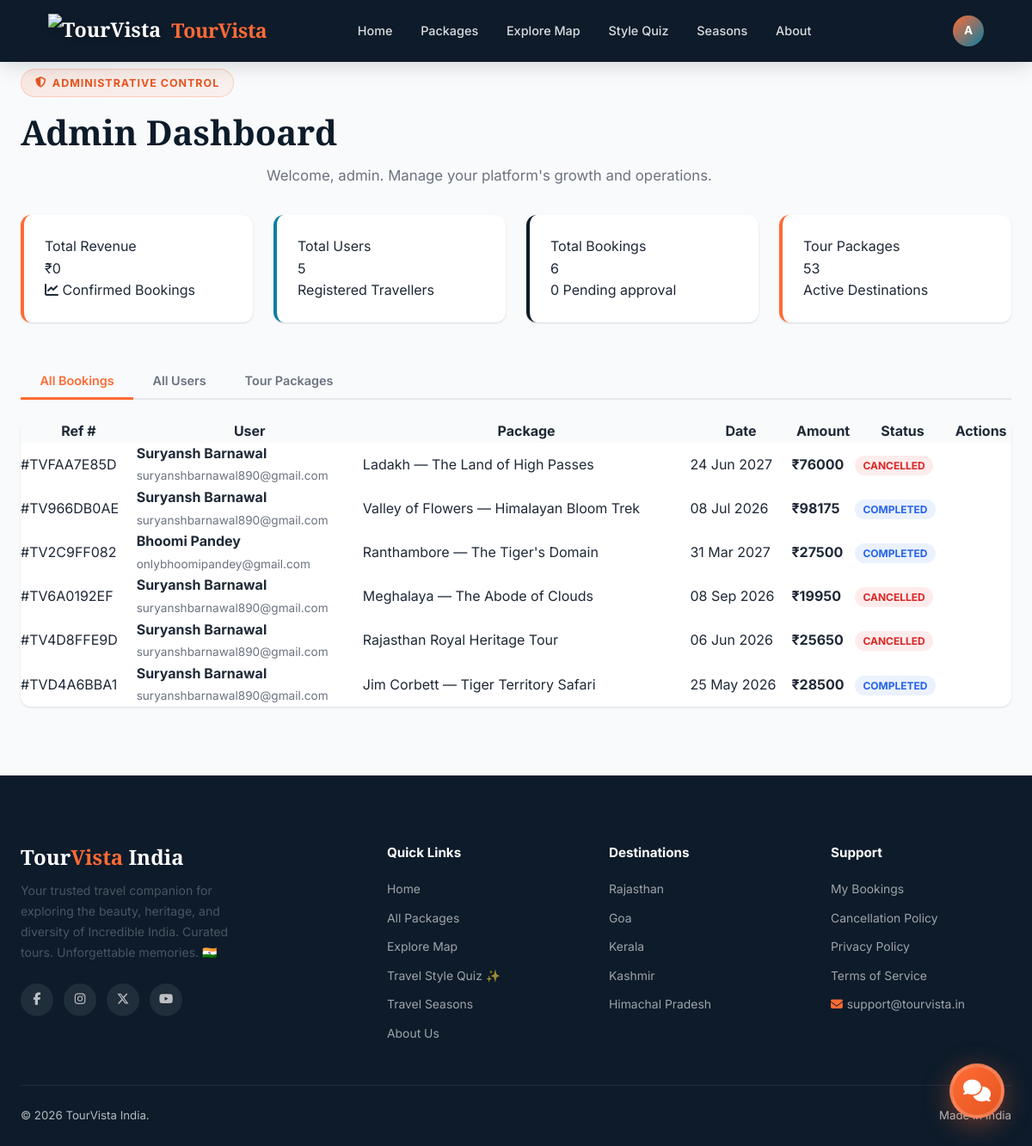
Before: /accounts/admin-dashboard/ (signed in) with the older database file.
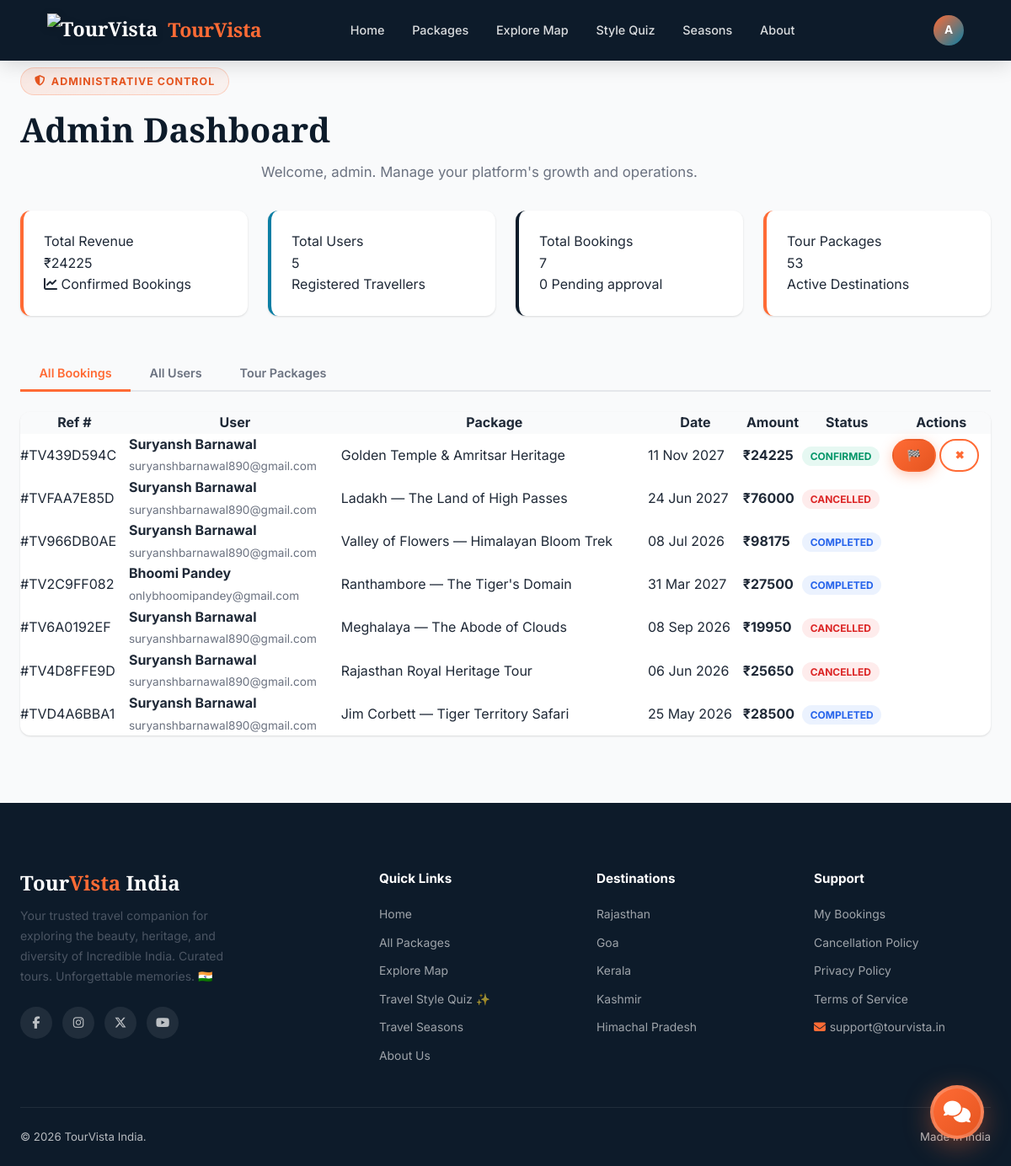
After: the same page with the newer database file.
### bookings/models.py (models this page shows, shortened)
class Booking(models.Model):
    booking_ref = models.CharField(max_length=12, unique=True, blank=True)
    user = models.ForeignKey(User, on_delete=models.CASCADE, related_name='bookings')
    package = models.ForeignKey(TourPackage, on_delete=models.CASCADE, related_name='bookings')
    first_name = models.CharField(max_length=50)
    last_name = models.CharField(max_length=50)
    email = models.EmailField()
    phone = models.CharField(max_length=15)
    num_travellers = models.PositiveIntegerField(default=1)
    travel_date = models.DateField()
    special_requests = models.TextField(blank=True)
    price_per_person = models.DecimalField(max_digits=10, decimal_places=2)
    total_amount = models.DecimalField(max_digits=12, decimal_places=2)
    status = models.CharField(max_length=20, choices=BOOKING_STATUS, default='pending')
    created_at = models.DateTimeField(auto_now_add=True)
    updated_at = models.DateTimeField(auto_now=True)
    class Meta:
        ordering = ['-created_at']
    @property
    def full_name(self):
        return f"{self.first_name} {self.last_name}"

### core/models.py (models this page shows, shortened)
class TourPackage(models.Model):
    title = models.CharField(max_length=255)
    slug = models.SlugField(unique=True, blank=True)
    destination = models.ForeignKey(Destination, on_delete=models.SET_NULL, null=True, blank=True)
    state = models.CharField(max_length=50, choices=INDIAN_STATES, default='rajasthan')
    description = models.TextField()
    highlights = models.TextField(blank=True, help_text="One highlight per line")
    itinerary = models.TextField(blank=True, help_text="Day-wise itinerary")
    inclusions = models.TextField(blank=True)
    exclusions = models.TextField(blank=True)
    duration_days = models.PositiveIntegerField(default=3)
    max_group_size = models.PositiveIntegerField(default=20)
    price_per_person = models.DecimalField(max_digits=10, decimal_places=2)
    discount_percent = models.PositiveIntegerField(default=0)
    difficulty = models.CharField(max_length=20, choices=DIFFICULTY_LEVELS, default='easy')
    best_season = models.CharField(max_length=20, choices=SEASONS, default='all')
    transportation = models.CharField(max_length=30, choices=TRANSPORT_CHOICES, default='flight')
    accommodation = models.CharField(max_length=30, choices=ACCOMMODATION_CHOICES, default='hotel')
    hotel_name = models.CharField(max_length=255, blank=True, help_text="Specific hotel name, e.g. Taj Lake Palace")
    hotel_star_rating = models.PositiveIntegerField(
        null=True, blank=True,
        choices=[(i, f'{i} Star') for i in range(1, 6)],
        help_text="Hotel star rating 1–5"
    )
    transport_details = models.CharField(max_length=255, blank=True, help_text="e.g. Indigo Flight + Private Innova Crysta")
    main_image = models.ImageField(upload_to='packages/', null=True, blank=True)
    image_2 = models.ImageField(upload_to='packages/', null=True, blank=True)
    image_3 = models.ImageField(upload_to='packages/', null=True, blank=True)
    image_4 = models.ImageField(upload_to='packages/', null=True, blank=True)
    is_featured = models.BooleanField(default=False)
    is_active = models.BooleanField(default=True)
    created_at = models.DateTimeField(auto_now_add=True)
    updated_at = models.DateTimeField(auto_now=True)
    city_name = models.CharField(max_length=100, blank=True, help_text="City name for weather API (e.g. Jaipur)")
    class Meta:
        ordering = ['-is_featured', '-created_at']

### accounts/views.py (the view)
# urls.py: path('admin-dashboard/', views.admin_dashboard, name='admin_dashboard'),
@login_required
def admin_dashboard(request):
    if not request.user.is_staff:
        messages.error(request, 'Access denied. Admins only.')
        return redirect('accounts:dashboard')
    all_users = User.objects.all().select_related('profile')
    all_bookings = Booking.objects.all().select_related('user', 'package').order_by('-created_at')
    from core.models import TourPackage
    all_packages = TourPackage.objects.all()
    from django.db.models import Sum
    total_revenue = Booking.objects.filter(
        status='confirmed'
    ).aggregate(total=Sum('total_amount'))['total'] or 0
    pending_bookings = all_bookings.filter(status='pending').count()
    context = {
        'all_users': all_users,
        'all_bookings': all_bookings,
        'all_packages': all_packages,
        'total_users': all_users.count(),
        'total_bookings': all_bookings.count(),
        'total_packages': all_packages.count(),
        'total_revenue': total_revenue,
        'pending_count': pending_bookings,
    }
    return render(request, 'accounts/admin_dashboard.html', context)

### templates/accounts/admin_dashboard.html (shortened to what this page needs)
{% extends 'base.html' %}
{% load static %}
{% block content %}
<div class="section" style="background:var(--gray-50); min-height:80vh">
    <div class="container">
        <div class="section-header" style="text-align:left; margin-bottom:2rem">
            <div class="badge-tag"><i class="fas fa-shield-alt"></i> Administrative Control</div>
            <h2>Admin Dashboard</h2>
            <p>Welcome, {{ user.first_name|default:user.username }}. Manage your platform's growth and operations.</p>
        </div>
        <div style="display:grid; grid-template-columns:repeat(auto-fit, minmax(240px, 1fr)); gap:1.5rem; margin-bottom:3rem">
            <div style="background:white; padding:1.5rem; border-radius:var(--radius); box-shadow:var(--shadow-sm); border-left:4px solid var(--saffron)">
                <div class="label">Total Revenue</div>
                <div class="value">₹{{ total_revenue|floatformat:0 }}</div>
                <div class="meta"><i class="fas fa-chart-line"></i> Confirmed Bookings</div>
            </div>
            <div style="background:white; padding:1.5rem; border-radius:var(--radius); box-shadow:var(--shadow-sm); border-left:4px solid var(--teal)">
                <div class="label">Total Users</div>
                <div class="value">{{ total_users }}</div>
                <div class="meta">Registered Travellers</div>
            </div>
            <div style="background:white; padding:1.5rem; border-radius:var(--radius); box-shadow:var(--shadow-sm); border-left:4px solid var(--navy)">
                <div class="label">Total Bookings</div>
                <div class="value">{{ total_bookings }}</div>
                <div class="meta">{{ pending_count }} Pending approval</div>
            </div>
            <div style="background:white; padding:1.5rem; border-radius:var(--radius); box-shadow:var(--shadow-sm); border-left:4px solid var(--saffron)">
                <div class="label">Tour Packages</div>
                <div class="value">{{ total_packages }}</div>
                <div class="meta">Active Destinations</div>
            </div>
        </div>
        <div class="detail-tabs" style="margin-bottom:1.5rem">
            <button class="tab-btn active" data-tab="tab-bookings">All Bookings</button>
            <button class="tab-btn" data-tab="tab-users">All Users</button>
            <button class="tab-btn" data-tab="tab-packages">Tour Packages</button>
        </div>
        <div class="tab-panel active" id="tab-bookings">
            <div style="background:white; border-radius:var(--radius); box-shadow:var(--shadow-sm); overflow-x:auto">
                <table style="width:100%; border-collapse:collapse;">
                    <thead>
                        <tr style="background:var(--gray-50)">
                            <th>Ref #</th>
                            <th>User</th>
                            <th>Package</th>
                            <th>Date</th>
                            <th>Amount</th>
                            <th>Status</th>
                            <th>Actions</th>
                        </tr>
                    </thead>
                    <tbody>
                        {% for b in all_bookings %}
                        <tr>
                            <td>#{{ b.booking_ref }}</td>
                            <td>
                                <strong>{{ b.full_name|default:"N/A" }}</strong><br>
                                <small>{{ b.user.email|default:"—" }}</small>
                            </td>
                            <td>{{ b.package.title }}</td>
                            <td>{{ b.travel_date|date:"d M Y" }}</td>
                            <td><strong>₹{{ b.total_amount|floatformat:0 }}</strong></td>
                            <td>
                                <span class="badge status-{{ b.status|default:'unknown' }}">
                                    {{ b.status|title }}
                                </span>
                            </td>
                            <td>
                                {% if b.status == 'confirmed' %}
                                    <a href="{% url 'accounts:admin_update_booking_status' b.id 'completed' %}" class="btn btn-primary btn-sm">🏁</a>
                                {% endif %}
                                {% if b.status != 'cancelled' and b.status != 'completed' %}
                                    <a href="{% url 'accounts:admin_update_booking_status' b.id 'cancelled' %}" class="btn btn-outline btn-sm">✖</a>
                                {% endif %}
                            </td>
                        </tr>
                        {% empty %}
                        <tr>
                            <td colspan="7" style="text-align:center; padding:2rem;">
                                No bookings found.
                            </td>
                        </tr>
                        {% endfor %}
                    </tbody>
                </table>
            </div>
        </div>
    </div>
</div>
{% endblock %}

### templates/base.html (shortened to what this page needs)
{% load static %}
<!DOCTYPE html>
<html lang="en">
<head>
  <link rel="stylesheet" href="https://cdnjs.cloudflare.com/ajax/libs/font-awesome/6.5.1/css/all.min.css">
  <link rel="stylesheet" href="{% static 'css/style.css' %}">
  <link rel="stylesheet" href="https://unpkg.com/leaflet@1.9.4/dist/leaflet.css">
  <link rel="stylesheet" href="https://unpkg.com/aos@2.3.1/dist/aos.css">
</head>
<body>
  <nav class="navbar {% block navbar_class %}solid{% endblock %}" id="main-navbar">
    <div class="container" style="display:flex;align-items:center;width:100%;gap:2rem">
      <a href="{% url 'core:home' %}" class="nav-brand" style="display:flex;align-items:center;gap:.75rem">
        <img src="{% static 'img/logo.png' %}" alt="TourVista"
          style="height:40px;width:auto;filter:drop-shadow(0 2px 4px rgba(0,0,0,.2))">
        <span style="font-family:'Playfair Display',serif;font-weight:700;letter-spacing:-0.02em">Tour<span
            style="color:var(--saffron)">Vista</span></span>
      </a>
      <div class="nav-links">
        <a href="{% url 'core:home' %}" {% if request.resolver_match.url_name == 'home' %}class="active" {% endif %}>Home</a>
        <a href="{% url 'core:packages' %}" {% if 'package' in request.resolver_match.url_name %}class="active" {% endif %}>Packages</a>
        <a href="{% url 'core:explore_map' %}">Explore Map</a>
        <a href="{% url 'features:quiz' %}" {% if request.resolver_match.url_name == 'quiz' %}class="active" {% endif %}>Style Quiz</a>
        <a href="{% url 'core:seasons' %}">Seasons</a>
        <a href="{% url 'core:about' %}">About</a>
      </div>
      <div class="nav-actions" style="margin-left:auto;flex-shrink:0">
        {% if user.is_authenticated %}
        <div class="nav-dropdown">
          <div class="nav-avatar" title="{{ user.username }}">
            {% if user.first_name %}{{ user.first_name.0|upper }}{% else %}{{ user.username.0|upper }}{% endif %}
          </div>
        </div>
        {% else %}
        <a href="{% url 'accounts:login' %}" class="btn btn-outline btn-sm"
          style="color:white;border-color:rgba(255,255,255,.4)">Login</a>
        <a href="{% url 'accounts:register' %}" class="btn btn-primary btn-sm">Sign Up Free</a>
        {% endif %}
      </div>
    </div>
  </nav>
  {% block content %}{% endblock %}
  <footer class="footer">
    <div class="container">
      <div class="footer-grid">
        <div class="footer-brand">
          <h3>Tour<span>Vista</span> India</h3>
          <p>Your trusted travel companion for exploring the beauty, heritage, and diversity of Incredible India.
            Curated tours. Unforgettable memories. 🇮🇳</p>
          <div class="footer-social">
            <a href="#" aria-label="Facebook"><i class="fab fa-facebook-f"></i></a>
            <a href="#" aria-label="Instagram"><i class="fab fa-instagram"></i></a>
            <a href="#" aria-label="Twitter"><i class="fab fa-x-twitter"></i></a>
            <a href="#" aria-label="YouTube"><i class="fab fa-youtube"></i></a>
          </div>
        </div>
        <div class="footer-col">
          <h4>Quick Links</h4>
          <ul>
            <li><a href="{% url 'core:home' %}">Home</a></li>
            <li><a href="{% url 'core:packages' %}">All Packages</a></li>
            <li><a href="{% url 'core:explore_map' %}">Explore Map</a></li>
            <li><a href="{% url 'features:quiz' %}">Travel Style Quiz ✨</a></li>
            <li><a href="{% url 'core:seasons' %}">Travel Seasons</a></li>
            <li><a href="{% url 'core:about' %}">About Us</a></li>
          </ul>
        </div>
        <div class="footer-col">
          <h4>Destinations</h4>
          <ul>
            <li><a href="{% url 'core:packages' %}?state=rajasthan">Rajasthan</a></li>
            <li><a href="{% url 'core:packages' %}?state=goa">Goa</a></li>
            <li><a href="{% url 'core:packages' %}?state=kerala">Kerala</a></li>
            <li><a href="{% url 'core:packages' %}?state=kashmir">Kashmir</a></li>
            <li><a href="{% url 'core:packages' %}?state=himachal_pradesh">Himachal Pradesh</a></li>
          </ul>
        </div>
        <div class="footer-col">
          <h4>Support</h4>
          <ul>
            <li><a href="{% url 'accounts:dashboard' %}">My Bookings</a></li>
            <li><a href="#">Cancellation Policy</a></li>
            <li><a href="#">Privacy Policy</a></li>
            <li><a href="#">Terms of Service</a></li>
            <li><a href="mailto:support@tourvista.in"><i class="fas fa-envelope"
                  style="margin-right:.3rem;color:#FF6B35"></i>support@tourvista.in</a></li>
          </ul>
        </div>
      </div>
      <div class="footer-bottom">
        <span>© {% now "Y" %} TourVista India.</span>
        <span>Made in India </span>
      </div>
    </div>
  </footer>
  <div class="chatbot-bubble">
    <button class="chatbot-toggle" id="chatbot-toggle" aria-label="Open chat assistant" aria-expanded="false">
      <i class="fas fa-comments"></i>
    </button>
  </div>
</body>
</html>

### templates/accounts/admin_dashboard.html (style rules this page uses)
.badge { padding: .25rem .6rem; border-radius: 999px; font-size: .75rem; font-weight: 700; text-transform: uppercase; }
.status-confirmed { background: rgba(16,185,129,.1); color: #059669; }
.status-completed { background: rgba(59,130,246,.1); color: #2563EB; }
.status-cancelled, .status-unknown { background: rgba(239,68,68,.1); color: #DC2626; }

Changed rows visible on the page:
added Booking: booking_ref "TV439D594C", full_name "Suryansh Barnawal", user.email "suryanshbarnawal890@gmail.com", package "Golden Temple & Amritsar Heritage", travel_date "11 Nov 2027", total_amount "24225", status "CONFIRMED"
Other visible differences:
{{ total_revenue|floatformat:0 }}: "0" → "24225"
{{ total_bookings }}: "6" → "7"
